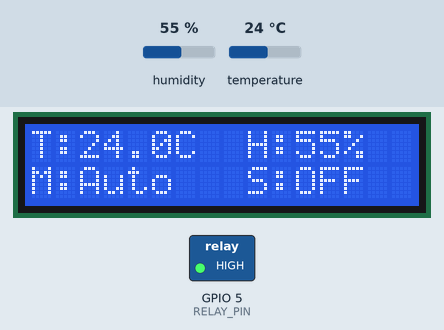
Recording of a program running on a simulated ESP32-C6. Shown: 16×2 character LCD, switched loads named in the program (green lamp = pin HIGH). The inputs (shaded band) are chosen by the test bench; at power-on: humidity 55 %, temperature 24 °C. WiFi joins after 1.5 s; servers stay silent unless stated; what the program prints to the serial monitor is not drawn.

Above: at 4.1 s.
4.2 s: humidity set to 68 %
At 7.3 s:
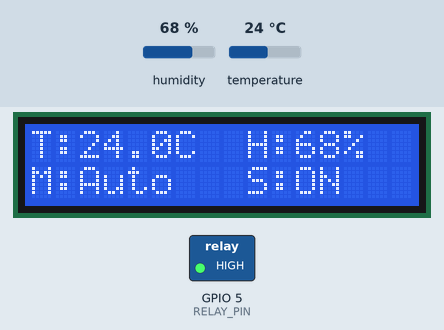
8.4 s: humidity set to 71 %
At 11.6 s:
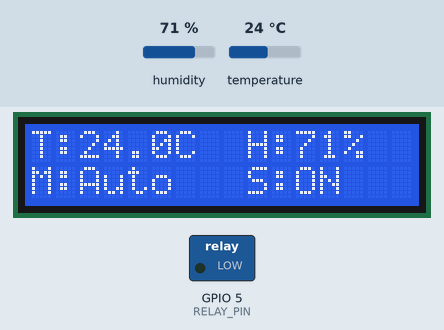
14.4 s: temperature set to 12 °C
At 15.8 s:
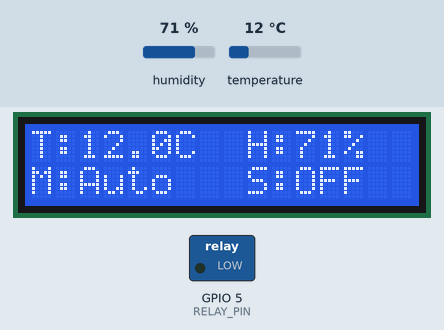
16.4 s: temperature set to 19 °C
At 20.1 s:
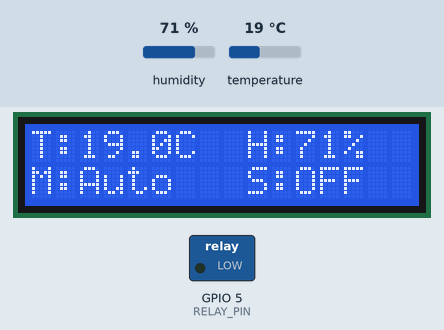
Timing chart, 0 to 21.4 s (numbered marks = the images above; inputs shaded):
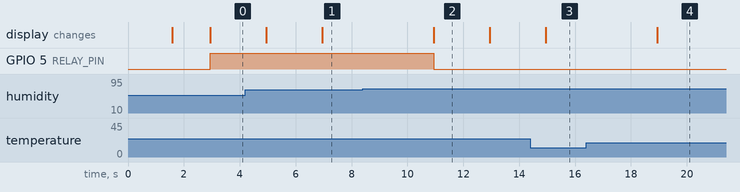

The program:

main.cpp
```cpp
#define BLYNK_TEMPLATE_ID "TMPL6PJEDLLXx"
#define BLYNK_TEMPLATE_NAME "Humidifier"
#define BLYNK_AUTH_TOKEN "WizPCfkBq07EVvxT-_NP3X12bZr0dTNC"

#include <Arduino.h>
#include <WiFi.h>
#include <BlynkSimpleEsp32.h>
#include <Wire.h>
#include <LiquidCrystal_I2C.h>
#include <DHT.h>
#include <WiFiManager.h>

// ====== Pin Configuration ======
#define DHTPIN 4                // Pin untuk sensor DHT22
#define DHTTYPE DHT22           // Tipe sensor
#define RELAY_PIN 5             // Pin relay mist maker
#define SDA_PIN 21              // SDA untuk I2C
#define SCL_PIN 22              // SCL untuk I2C

// ====== Virtual Pin Configuration untuk Blynk ======
#define BLYNK_MODE V0
#define BLYNK_MANUAL_SWITCH V1
#define BLYNK_TEMP V2
#define BLYNK_HUM V3
#define BLYNK_STATUS V4
#define BLYNK_RESET_WIFI V5

// ====== Global Variables ======
DHT dht(DHTPIN, DHTTYPE);                   // Inisialisasi sensor DHT
LiquidCrystal_I2C lcd(0x27, 16, 2);         // Inisialisasi LCD 16x2 dengan alamat 0x27

bool isManualMode = false;                 // Status mode manual
bool manualControl = false;                // Status kontrol manual
bool mistOn = false;                       // Status mist maker
unsigned long lastUpdate = 0;              // Waktu update terakhir

unsigned long manualStartTime = 0;         // Waktu mulai mode manual
const unsigned long MANUAL_TIMEOUT = 30 * 60 * 1000; // Timeout 30 menit

// ====== Fungsi untuk update status mist ke Blynk ======
void updateMistStatus() {
  String status = mistOn ? "ON" : "OFF";
  Blynk.virtualWrite(BLYNK_STATUS, status);
}

// ====== Fungsi update status mode ke Blynk ======
void updateBlynkModeStatus() {
  Blynk.virtualWrite(BLYNK_MODE, isManualMode ? 1 : 0);
}

// ====== Fungsi update tampilan LCD ======
void updateLCD(float t, float h) {
  lcd.clear();
  lcd.setCursor(0, 0);
  lcd.print("T:" + String(t, 1) + "C");
  lcd.setCursor(9, 0);
  lcd.print("H:" + String(h, 0) + "%");

  lcd.setCursor(0, 1);
  lcd.print("M:");
  lcd.print(isManualMode ? "Manual" : "Auto  ");
  lcd.setCursor(9, 1);
  lcd.print("S:");
  lcd.print(mistOn ? "ON " : "OFF");

  updateMistStatus();
}

// ====== Fungsi kontrol mist maker ======
void updateMistControl(float h) {
  if (isManualMode) {
    if (manualControl) {
      if (!mistOn) {
        digitalWrite(RELAY_PIN, HIGH);
        mistOn = true;
        manualStartTime = millis();
      } else if (millis() - manualStartTime > MANUAL_TIMEOUT) {
        digitalWrite(RELAY_PIN, LOW);
        mistOn = false;
        manualControl = false;
        Blynk.virtualWrite(BLYNK_MANUAL_SWITCH, 0);
      }
    } else if (mistOn) {
      digitalWrite(RELAY_PIN, LOW);
      mistOn = false;
    }
  } else {
    if (h < 60.0 && !mistOn) {
      digitalWrite(RELAY_PIN, HIGH);
      mistOn = true;
      Serial.println("Mist ON (Auto - Hum < 60%)");
    } else if (h >= 70.0 && mistOn) {
      digitalWrite(RELAY_PIN, LOW);
      mistOn = false;
      Serial.println("Mist OFF (Auto - Hum >= 70%)");
    }
  }

  updateMistStatus();
}

// ====== Fungsi callback ketika Blynk terhubung ======
BLYNK_CONNECTED() {
  Blynk.syncVirtual(BLYNK_MODE);
  Blynk.syncVirtual(BLYNK_MANUAL_SWITCH);
  Blynk.syncVirtual(BLYNK_RESET_WIFI);
  updateBlynkModeStatus();
}

// ====== Fungsi untuk menangani perubahan mode manual/auto ======
BLYNK_WRITE(BLYNK_MODE) {
  isManualMode = param.asInt();
  Serial.println(isManualMode ? "Manual Mode" : "Auto Mode");
  if (!isManualMode) {
    manualControl = false;
    Blynk.virtualWrite(BLYNK_MANUAL_SWITCH, 0);
  }
  updateBlynkModeStatus();
}

// ====== Fungsi untuk menangani kontrol manual dari aplikasi ======
BLYNK_WRITE(BLYNK_MANUAL_SWITCH) {
  manualControl = param.asInt();
  Serial.print("Manual switch changed to: ");
  Serial.println(manualControl);
  manualStartTime = millis();
}

// ====== Fungsi untuk reset pengaturan WiFi ======
BLYNK_WRITE(BLYNK_RESET_WIFI) {
  if (param.asInt() == 1) {
    Serial.println("Resetting WiFi settings...");
    lcd.clear();
    lcd.setCursor(0, 0);
    lcd.print("Reset WiFi...");
    delay(1000);

    WiFiManager wm;
    wm.resetSettings();
    ESP.restart();
  }
}

// ====== Setup awal perangkat ======
void setup() {
  Serial.begin(115200);
  Wire.begin(SDA_PIN, SCL_PIN);
  lcd.init();
  lcd.backlight();

  dht.begin();
  pinMode(RELAY_PIN, OUTPUT);
  digitalWrite(RELAY_PIN, LOW);

  lcd.setCursor(0, 0);
  lcd.print("WiFi Config...");

  WiFiManager wm;
  bool res = wm.autoConnect("Humidifier-Setup", "12345678");

  if (!res) {
    Serial.println("Failed to connect & no config saved");
    lcd.clear();
    lcd.setCursor(0, 0);
    lcd.print("WiFi Failed :(");
    delay(3000);
    ESP.restart();
  }

  Serial.println("WiFi Connected!");
  lcd.clear();
  lcd.setCursor(0, 0);
  lcd.print("WiFi OK!");
  delay(1000);

  Blynk.begin(BLYNK_AUTH_TOKEN, WiFi.SSID().c_str(), WiFi.psk().c_str());
  lcd.setCursor(0, 1);
  lcd.print("Blynk Connect..");
}

// ====== Loop utama ======
void loop() {
  Blynk.run();

  unsigned long currentMillis = millis();
  if (currentMillis - lastUpdate >= 2000) {
    lastUpdate = currentMillis;

    float t = dht.readTemperature();
    float h = dht.readHumidity();

    if (isnan(t) || isnan(h)) {
      Serial.println("Sensor Error");
      lcd.setCursor(0, 0);
      lcd.print("Sensor Error   ");
      lcd.setCursor(0, 1);
      lcd.print("Check DHT22     ");
      Blynk.virtualWrite(BLYNK_TEMP, "Err");
      Blynk.virtualWrite(BLYNK_HUM, "Err");
      return;
    }

    Serial.printf("Temp: %.2f C | Hum: %.2f %%\n", t, h);
    updateLCD(t, h);
    Blynk.virtualWrite(BLYNK_TEMP, t);
    Blynk.virtualWrite(BLYNK_HUM, h);

    updateMistControl(h);
  }
}
```

Measured:
- the behaviour switches between 69 and 70 % on humidity (found by bisection; images 1 and 2)
- after the input at 4.2 s, the display: first differs from a run without the input after 2.7 s (image 1)
- after the input at 8.4 s, GPIO 5 (RELAY_PIN): HIGH → LOW after 2.5 s; the display: changes after 2.5 s (image 2)
- after the input at 14.4 s, the display: changes after 0.55 s (image 3)
- after the input at 16.4 s, the display: changes after 2.5 s (image 4)
- what the display in image 2 shows lasts 2.0 s, from 10.9 s to 12.9 s
